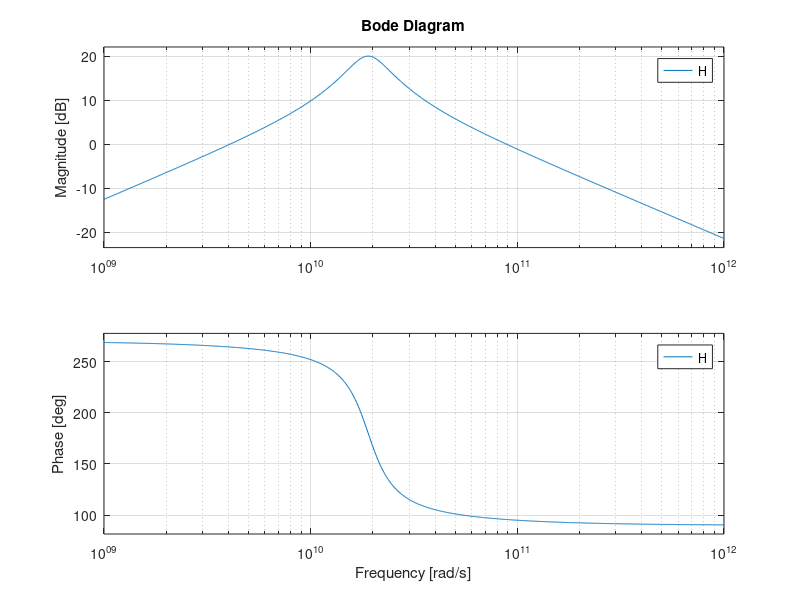

Reproduce this figure in MATLAB.

clear;
close all;
% Specs
wC = 7.5;
Q  = 10;
BW = 400;
Gain = 10;

% Component Values

C = 1000e-9;

R2 = Q * (pi * wC * C);
R1 = R2 / (2 * Gain);
R3 = R2 * (4*Q^2 - 2*Gain);



% Transfer function 
s = tf('s');
H = -(s/R1/C)/(s^2+2*s/R2/C + (1/R1+1/R3)/R2/C^2);

bode(H);